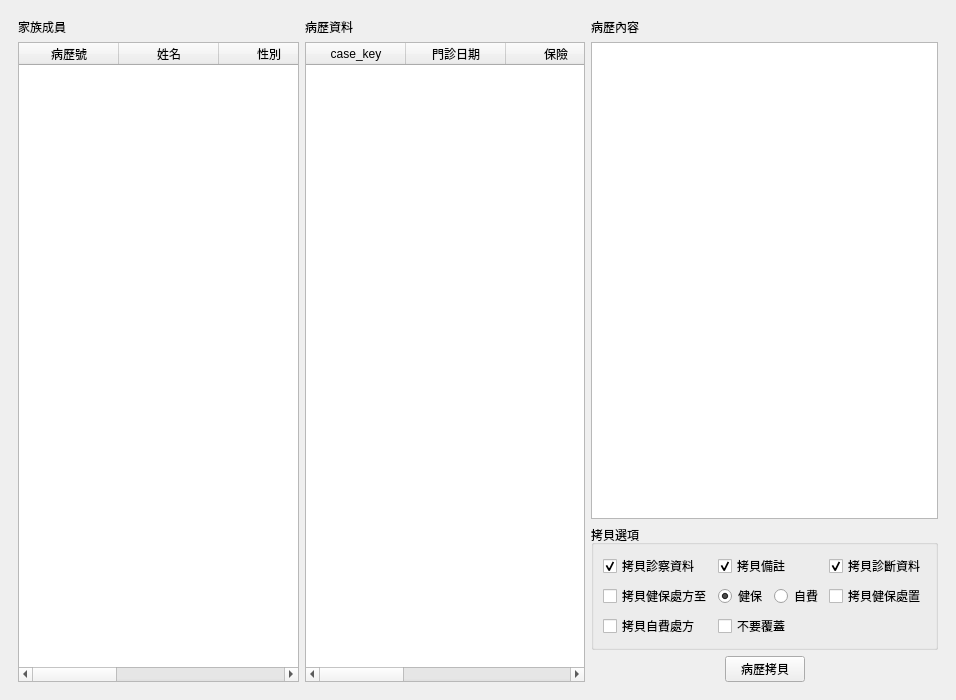
<?xml version="1.0" encoding="UTF-8"?>
<ui version="4.0">
 <class>MainWindow</class>
 <widget class="QMainWindow" name="MainWindow">
  <property name="geometry">
   <rect>
    <x>0</x>
    <y>0</y>
    <width>956</width>
    <height>700</height>
   </rect>
  </property>
  <property name="windowTitle">
   <string>MainWindow</string>
  </property>
  <widget class="QWidget" name="centralwidget">
   <layout class="QVBoxLayout" name="verticalLayout_3">
    <item>
     <layout class="QHBoxLayout" name="horizontalLayout">
      <property name="leftMargin">
       <number>9</number>
      </property>
      <property name="topMargin">
       <number>9</number>
      </property>
      <property name="rightMargin">
       <number>9</number>
      </property>
      <property name="bottomMargin">
       <number>9</number>
      </property>
      <item>
       <layout class="QVBoxLayout" name="verticalLayout">
        <item>
         <widget class="QLabel" name="label">
          <property name="text">
           <string>家族成員</string>
          </property>
         </widget>
        </item>
        <item>
         <widget class="QTableWidget" name="tableWidget_patient">
          <property name="editTriggers">
           <set>QAbstractItemView::NoEditTriggers</set>
          </property>
          <property name="selectionMode">
           <enum>QAbstractItemView::SingleSelection</enum>
          </property>
          <property name="selectionBehavior">
           <enum>QAbstractItemView::SelectRows</enum>
          </property>
          <column>
           <property name="text">
            <string>病歷號</string>
           </property>
          </column>
          <column>
           <property name="text">
            <string>姓名</string>
           </property>
          </column>
          <column>
           <property name="text">
            <string>性別</string>
           </property>
          </column>
          <column>
           <property name="text">
            <string>生日</string>
           </property>
          </column>
          <column>
           <property name="text">
            <string>年齡</string>
           </property>
          </column>
          <column>
           <property name="text">
            <string>初診日期</string>
           </property>
          </column>
         </widget>
        </item>
       </layout>
      </item>
      <item>
       <layout class="QVBoxLayout" name="verticalLayout_4">
        <item>
         <widget class="QLabel" name="label_2">
          <property name="text">
           <string>病歷資料</string>
          </property>
         </widget>
        </item>
        <item>
         <widget class="QTableWidget" name="tableWidget_medical_record">
          <property name="editTriggers">
           <set>QAbstractItemView::NoEditTriggers</set>
          </property>
          <property name="selectionMode">
           <enum>QAbstractItemView::SingleSelection</enum>
          </property>
          <property name="selectionBehavior">
           <enum>QAbstractItemView::SelectRows</enum>
          </property>
          <column>
           <property name="text">
            <string>case_key</string>
           </property>
          </column>
          <column>
           <property name="text">
            <string>門診日期</string>
           </property>
          </column>
          <column>
           <property name="text">
            <string>保險</string>
           </property>
          </column>
          <column>
           <property name="text">
            <string>病名</string>
           </property>
          </column>
          <column>
           <property name="text">
            <string>藥日</string>
           </property>
          </column>
          <column>
           <property name="text">
            <string>主治醫師</string>
           </property>
          </column>
         </widget>
        </item>
       </layout>
      </item>
      <item>
       <layout class="QVBoxLayout" name="verticalLayout_5">
        <item>
         <widget class="QLabel" name="label_3">
          <property name="text">
           <string>病歷內容</string>
          </property>
         </widget>
        </item>
        <item>
         <widget class="QTextEdit" name="textEdit_medical_record"/>
        </item>
        <item>
         <widget class="QGroupBox" name="groupBox_copy_option">
          <property name="title">
           <string>拷貝選項</string>
          </property>
          <layout class="QGridLayout" name="gridLayout">
           <item row="1" column="2">
            <widget class="QCheckBox" name="checkBox_ins_treat">
             <property name="text">
              <string>拷貝健保處置</string>
             </property>
            </widget>
           </item>
           <item row="0" column="0">
            <widget class="QCheckBox" name="checkBox_diagnostic">
             <property name="text">
              <string>拷貝診察資料</string>
             </property>
             <property name="checked">
              <bool>true</bool>
             </property>
            </widget>
           </item>
           <item row="1" column="0">
            <widget class="QCheckBox" name="checkBox_ins_prescript">
             <property name="text">
              <string>拷貝健保處方至</string>
             </property>
            </widget>
           </item>
           <item row="3" column="0">
            <widget class="QCheckBox" name="checkBox_self_prescript">
             <property name="text">
              <string>拷貝自費處方</string>
             </property>
            </widget>
           </item>
           <item row="1" column="1">
            <layout class="QHBoxLayout" name="horizontalLayout_2">
             <item>
              <widget class="QRadioButton" name="radioButton_ins_prescript">
               <property name="text">
                <string>健保</string>
               </property>
               <property name="checked">
                <bool>true</bool>
               </property>
              </widget>
             </item>
             <item>
              <widget class="QRadioButton" name="radioButton_self_prescript">
               <property name="text">
                <string>自費</string>
               </property>
              </widget>
             </item>
            </layout>
           </item>
           <item row="0" column="1">
            <widget class="QCheckBox" name="checkBox_remark">
             <property name="text">
              <string>拷貝備註</string>
             </property>
             <property name="checked">
              <bool>true</bool>
             </property>
            </widget>
           </item>
           <item row="0" column="2">
            <widget class="QCheckBox" name="checkBox_disease">
             <property name="text">
              <string>拷貝診斷資料</string>
             </property>
             <property name="checked">
              <bool>true</bool>
             </property>
            </widget>
           </item>
           <item row="3" column="1">
            <widget class="QCheckBox" name="checkBox_not_overwrite">
             <property name="text">
              <string>不要覆蓋</string>
             </property>
            </widget>
           </item>
          </layout>
         </widget>
        </item>
        <item>
         <layout class="QHBoxLayout" name="horizontalLayout_3">
          <item>
           <spacer name="horizontalSpacer">
            <property name="orientation">
             <enum>Qt::Horizontal</enum>
            </property>
            <property name="sizeHint" stdset="0">
             <size>
              <width>40</width>
              <height>20</height>
             </size>
            </property>
           </spacer>
          </item>
          <item>
           <widget class="QPushButton" name="pushButton_copy">
            <property name="text">
             <string>病歷拷貝</string>
            </property>
            <property name="icon">
             <iconset>
              <normaloff>../icons/gtk-copy.svg</normaloff>../icons/gtk-copy.svg</iconset>
            </property>
           </widget>
          </item>
          <item>
           <spacer name="horizontalSpacer_2">
            <property name="orientation">
             <enum>Qt::Horizontal</enum>
            </property>
            <property name="sizeHint" stdset="0">
             <size>
              <width>40</width>
              <height>20</height>
             </size>
            </property>
           </spacer>
          </item>
         </layout>
        </item>
       </layout>
      </item>
     </layout>
    </item>
   </layout>
  </widget>
 </widget>
 <resources/>
 <connections/>
</ui>
